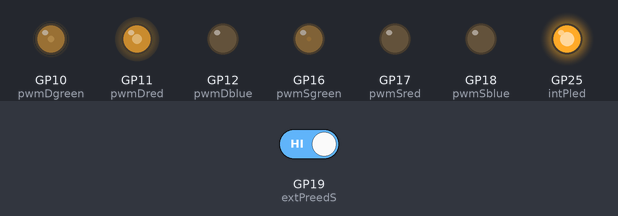
A program run on a simulated Raspberry Pi Pico running MicroPython. On the bench: output pins drawn as LEDs (lit = HIGH). The test bench sets the inputs (shaded band); at power-on: GP19 (extPreedS) HIGH. What the program prints to the serial console is not drawn.

Above: at 1.2 s.
1.3 s: GP19 (extPreedS) driven LOW
At 2.5 s:
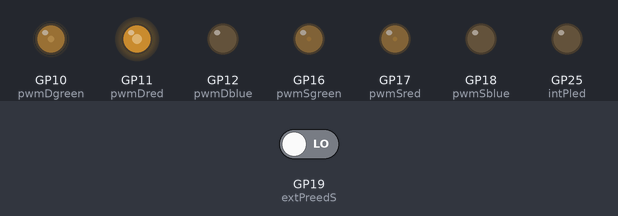
2.8 s: GP19 (extPreedS) driven HIGH
At 3.6 s:
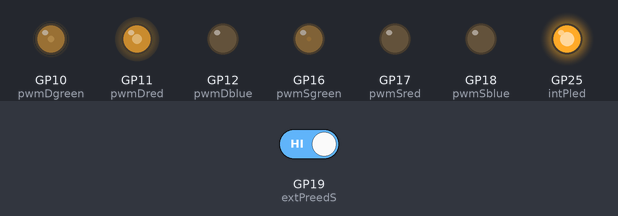
Timing chart, 0 to 5.8 s (numbered marks = the images above; inputs shaded):
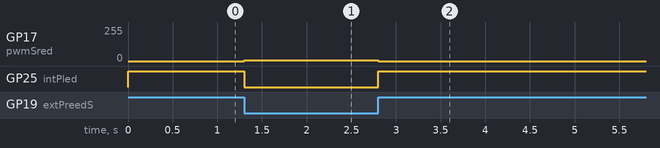

Measured:
- after the input at 1.3 s, GP17 (pwmSred): 0/255 → 4/255 at once; GP25 (intPled): HIGH → LOW at once
- after the input at 2.8 s, GP17 (pwmSred): 4/255 → 0/255 at once; GP25 (intPled): LOW → HIGH at once

The program:

lightstrips.py
```python
# import all the necesary libraries
import machine
import utime
import random
print("Starting...") # tell the serial on the USB that we are booting up the Pico
#
# setup of variables required for operation :-
#
# set up internal led pin
intPled=machine.Pin(25, machine.Pin.OUT)
# set up pwm objects for light strip pins
pwmDblue=machine.PWM(machine.Pin(12))
pwmDred=machine.PWM(machine.Pin(11))
pwmDgreen=machine.PWM(machine.Pin(10))
pwmSgreen=machine.PWM(machine.Pin(16))
pwmSred=machine.PWM(machine.Pin(17))
pwmSblue=machine.PWM(machine.Pin(18))
# set up the door sensor pin
extPreedS=machine.Pin(19, machine.Pin.IN, machine.Pin.PULL_UP)
# set pwm frequencies for lights
pwmDblue.freq(1000)
pwmDred.freq(1000)
pwmDgreen.freq(1000)
pwmSgreen.freq(1000)
pwmSred.freq(1000)
pwmSblue.freq(1000)
# set brightness for wake mode for all lights
bDblueS = 0
bDredS = 100000
bDgreenS = 10000
bSgreenS = 100
bSredS = 1000
bSblueS = 0
# set brightness for sleep mode for all lights
bDblueNM = 0
bDredNM = 10000
bDgreenNM = 1000
bSgreenNM = 100
bSredNM = 1000
bSblueNM = 0
#
# define functions :-
#
def get_reed_switch_1_status(): # detects if the door is open and returns the opposite
    return not extPreedS.value()
def wake(): # turns on all lights to standard values MODE 1
    pwmDred.duty_u16(bDredS)
    pwmDgreen.duty_u16(bDgreenS)
    pwmDblue.duty_u16(bDblueS)
    pwmSred.duty_u16(bSredS)
    pwmSgreen.duty_u16(bSgreenS)
    pwmSblue.duty_u16(bSblueS)
def sleep(): # turns on all lights to sleepmode values MODE 2
    pwmDred.duty_u16(bDredNM)
    pwmDgreen.duty_u16(bDgreenNM)
    pwmDblue.duty_u16(bDblueNM)
    pwmSred.duty_u16(bSredNM)
    pwmSgreen.duty_u16(bSgreenNM)
    pwmSblue.duty_u16(bSblueNM)
#
# start doing meaningful things :-
#
wake()
# start the main loop
while True:
    doorState = get_reed_switch_1_status()
    if doorState:
        intPled(0)
        pwmSred.duty_u16(bSredNM)
    else:
        intPled(1)
        pwmSred.duty_u16(0)
```
